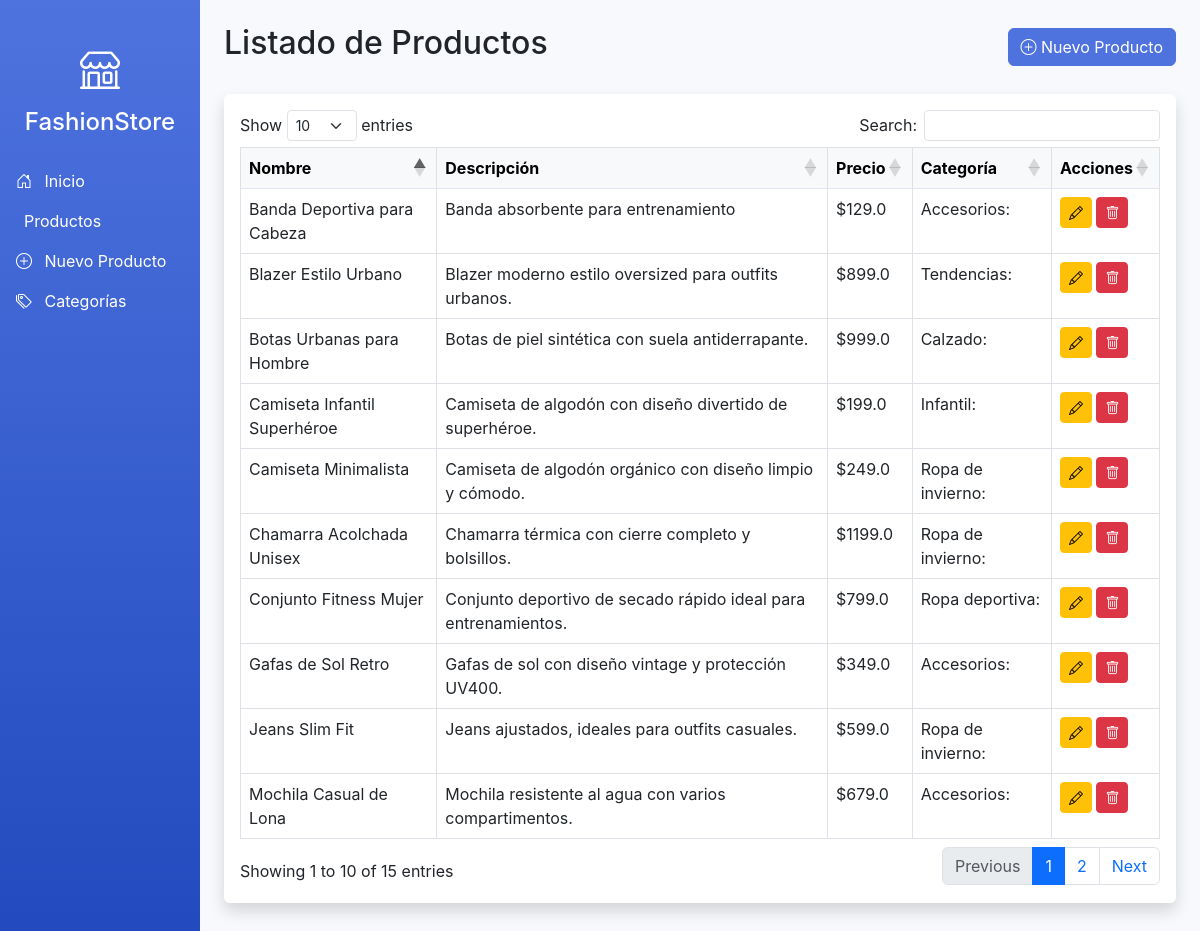
/productos, run on an earlier commit of the app's database.
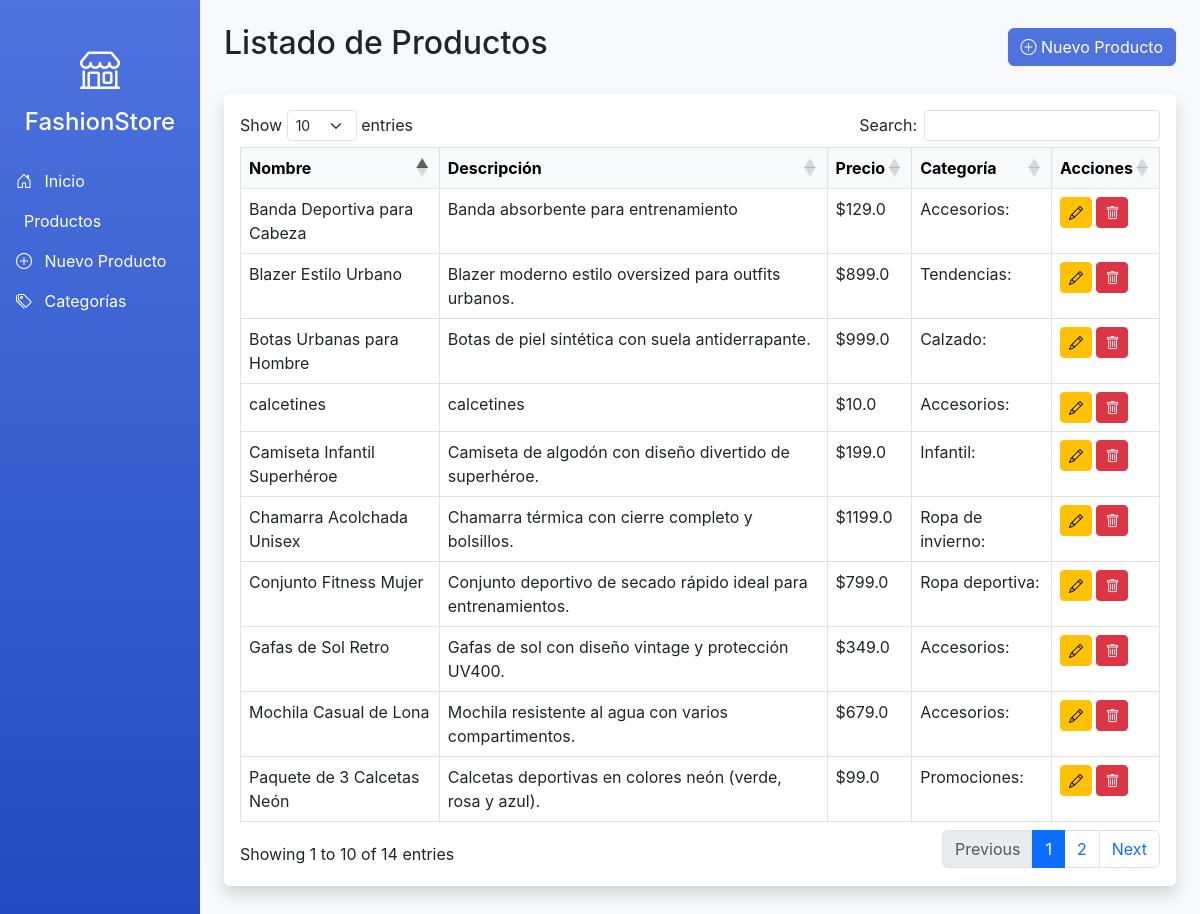
And on a later commit of the database.
### app.py (models this page shows)
class Producto(db.Model):
    id = db.Column(db.Integer, primary_key=True)
    nombre = db.Column(db.String(100), nullable=False)
    descripcion = db.Column(db.String(200), nullable=False)
    precio = db.Column(db.Float, nullable=False)
    talla = db.Column(db.String(10), nullable=True)
    color = db.Column(db.String(20), nullable=True)
    categoria_id = db.Column(db.Integer, db.ForeignKey('categoria.id'), nullable=False)

class Categoria(db.Model):
    id = db.Column(db.Integer, primary_key=True)
    nombre = db.Column(db.String(50), nullable=False)
    productos = db.relationship('Producto', backref='categoria', lazy=True)

### app.py (the view)
@app.route('/productos')
def listar_productos():
    productos = Producto.query.all()
    categorias = Categoria.query.all()
    return render_template('productos.html', productos=productos, categorias=categorias)

### templates/productos.html (shortened to what this page needs)
{% extends 'base.html' %}
{% block content %}
<div class="d-flex justify-content-between align-items-center mb-4">
    <h2>Listado de Productos</h2>
    <a href="{{ url_for('crear_producto') }}" class="btn btn-primary">
        <i class="bi bi-plus-circle"></i> Nuevo Producto
    </a>
</div>
<div class="card shadow mb-4">
    <div class="card-body">
        <div class="table-responsive">
            <table class="table table-bordered" id="dataTable" width="100%" cellspacing="0">
                <thead class="table-light">
                    <tr>
                        <th>Nombre</th>
                        <th>Descripción</th>
                        <th>Precio</th>
                        <th>Categoría</th>
                        <th>Acciones</th>
                    </tr>
                </thead>
                <tbody>
                    {% for producto in productos %}
                    <tr>
                        <td>{{ producto.nombre }}</td>
                        <td>{{ producto.descripcion }}</td>
                        <td>${{ producto.precio }}</td>
                        <td>{{ producto.categoria.nombre }}</td>
                        <td>
                            <a href="{{ url_for('editar_producto', id=producto.id) }}" class="btn btn-sm btn-warning">
                                <i class="bi bi-pencil"></i>
                            </a>
                            <a href="{{ url_for('eliminar_producto', id=producto.id) }}" class="btn btn-sm btn-danger" onclick="return confirm('¿Estás seguro?')">
                                <i class="bi bi-trash"></i>
                            </a>
                        </td>
                    </tr>
                    {% endfor %}
                </tbody>
            </table>
        </div>
    </div>
</div>
{% endblock %}

What changed in the data, as far as the page shows it:
removed Producto: nombre "Camiseta Minimalista", descripcion "Camiseta de algodón orgánico con diseño limpio y cómodo.", precio "249.0", categoria.nombre "Ropa de invierno:"
removed Producto: nombre "Jeans Slim Fit", descripcion "Jeans ajustados, ideales para outfits casuales.", precio "599.0", categoria.nombre "Ropa de invierno:"
now on this page (row unchanged): Producto: nombre "Paquete de 3 Calcetas Neón", descripcion "Calcetas deportivas en colores neón (verde, rosa y azul).", precio "99.0", categoria.nombre "Promociones:"
added Producto: nombre "calcetines", descripcion "calcetines", precio "10.0", categoria.nombre "Accesorios:"
Also different on the page:
text written by a page script: "Show entries Search: Showing 1 to 10 of 15 entries Previous 1 2 Next" → "Show entries Search: Showing 1 to 10 of 14 entries Previous 1 2 Next"
